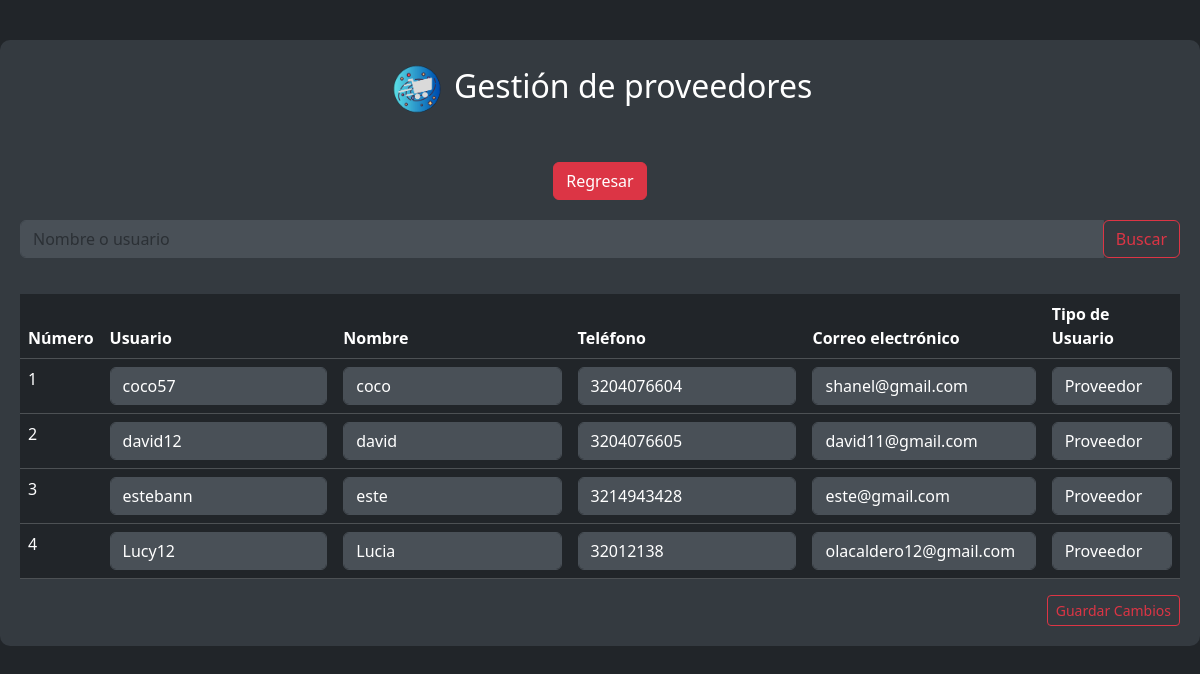
The app's page /gestionproveedores.php (signed in) with its own data.
### tables this page shows
CREATE TABLE `usuarios` (
  `id_usuario` int(11) NOT NULL,
  `usuario` varchar(20) DEFAULT NULL,
  `nombre` varchar(20) DEFAULT NULL,
  `correo_electronico` varchar(30) DEFAULT NULL,
  `telefono` varchar(15) DEFAULT NULL,
  `contraseña_usuario` varchar(100) DEFAULT NULL,
  `id_tipos` int(11) DEFAULT NULL,
  `codigo_recuperacion` varchar(255) DEFAULT NULL,
  `aceptado` varchar(2) DEFAULT NULL,
  `Foto` varchar(255) DEFAULT NULL
);

### gestionproveedores.php (the view, shortened to what this page needs)
<?php
include_once 'conexion.php';
include_once("sweetarch.php");
$searchQuery = "";
$query_proveedores = "SELECT * FROM usuarios WHERE id_tipos = 3 AND aceptado = 'si' ORDER BY Nombre ASC";
$statement_proveedores = $con->prepare($query_proveedores);
$statement_proveedores->execute();
$proveedores = $statement_proveedores->fetchAll(PDO::FETCH_ASSOC);
?>
<!DOCTYPE html>
<html lang="en">
<head>
    <link rel="stylesheet" href="CSS/bootstrap.css">
    <link rel="stylesheet" href="CSS/alerta.css">
</head>
<body>
    <div class="container">
    <h2 class="mb-4 text-center">
        <img class="m-1" src="IMG/Spacemark ico_transparent.ico" alt="SpaceMark Logo" height="50">
        Gestión de proveedores
    </h2>
        <div class="row">
            <div class="col-12 text-center">
                <a href="index.php" class="btn btn-danger btn-regresar">Regresar</a>
            </div>
        </div>
        <form method="GET" action="">
            <div class="input-group mb-3">
                <input type="text" class="form-control" id="search" name="search" placeholder="Nombre o usuario" value="<?php echo htmlspecialchars($searchQuery); ?>" aria-label="Buscar" aria-describedby="search-label">
                <div class="input-group-append">
                    <button type="submit" class="btn btn-outline-danger">Buscar</button>
                </div>
            </div>
        </form>
        <form action="" method="POST">
            <div class="modal-body">
                <div class="table-responsive">
                    <table class="table table-dark">
                        <thead>
                            <tr>
                                <th scope="col">Número</th>
                                <th scope="col">Usuario</th>
                                <th scope="col">Nombre</th>
                                <th scope="col">Teléfono</th>
                                <th scope="col">Correo electrónico</th>
                                <th scope="col">Tipo de Usuario</th>
                            </tr>
                        </thead>
                        <tbody>
                            <?php
                            $numero = 1;
                            foreach ($proveedores as $proveedor) {
                                echo "<tr>";
                                echo "<td>" . $numero++ . "</td>";
                                echo "<td><input type='text' class='form-control' name='usuario[" . htmlspecialchars($proveedor['id_usuario']) . "]' value='" . htmlspecialchars($proveedor['usuario']) . "' readonly></td>";
                                echo "<td><input type='text' class='form-control' name='nombre[" . htmlspecialchars($proveedor['id_usuario']) . "]' value='" . htmlspecialchars($proveedor['nombre']) . "' readonly></td>";
                                echo "<td><input type='text' class='form-control' name='telefono[" . htmlspecialchars($proveedor['id_usuario']) . "]' value='" . htmlspecialchars($proveedor['telefono']) . "'></td>";
                                echo "<td><input type='email' class='form-control' name='correo_electronico[" . htmlspecialchars($proveedor['id_usuario']) . "]' value='" . htmlspecialchars($proveedor['correo_electronico']) . "'></td>";
                                echo "<td>";
                                echo "<select name='tipo_usuario[" . htmlspecialchars($proveedor['id_usuario']) . "]' class='form-control'>";
                                echo "<option value='3'" . ($proveedor['id_tipos'] == 3 ? ' selected' : '') . ">Proveedor</option>";
                                echo "</select>";
                                echo "</td>";
                                echo "</tr>";
                            }
                            ?>
                        </tbody>
                    </table>
                </div>
            </div>
            <div class="modal-footer">
                <button type="submit" class="btn btn-outline-danger btn-sm" name="guardar_proveedores">Guardar Cambios</button>
            </div>
        </form>
    </div>
</body>
</html>

### gestionproveedores.php (style rules this page uses)
body { background-color: #212529; color: #ffffff; padding-top: 20px; }
.container { background-color: #343a40; color: #ffffff; padding: 20px; border-radius: 10px; margin-top: 20px; max-width: 100%; overflow-x: auto; }
.table-dark { background-color: #343a40; color: #ffffff; border-radius: 10px; margin-top: 20px; width: 100%; }
.form-control { background-color: #495057; color: #ffffff; border-color: #495057; }
.btn-outline-danger { color: #dc3545; border-color: #dc3545; }
.btn-regresar { margin-top: 20px; margin-bottom: 20px; }

### records on screen
usuarios: usuario "coco57", nombre "coco", telefono "3204076604", correo_electronico "shanel@gmail.com", id_tipos+id_usuario "Proveedor"
usuarios: usuario "david12", nombre "david", telefono "3204076605", correo_electronico "david11@gmail.com", id_tipos+id_usuario "Proveedor"
usuarios: usuario "estebann", nombre "este", telefono "3214943428", correo_electronico "este@gmail.com", id_tipos+id_usuario "Proveedor"
usuarios: usuario "Lucy12", nombre "Lucia", telefono "32012138", correo_electronico "olacaldero12@gmail.com", id_tipos+id_usuario "Proveedor"
